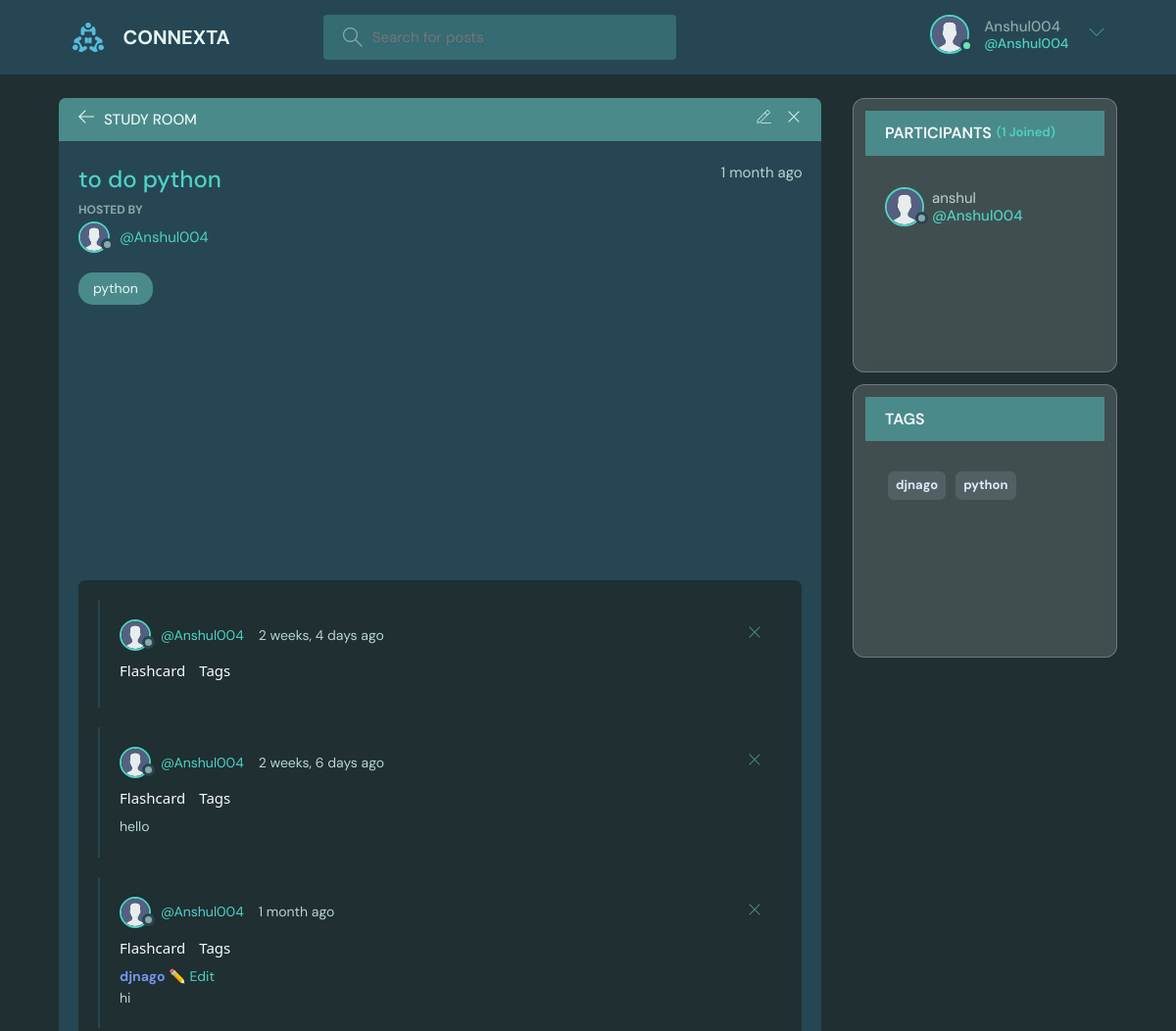
Before: /room/4/ (signed in, upper part) with the older database file.
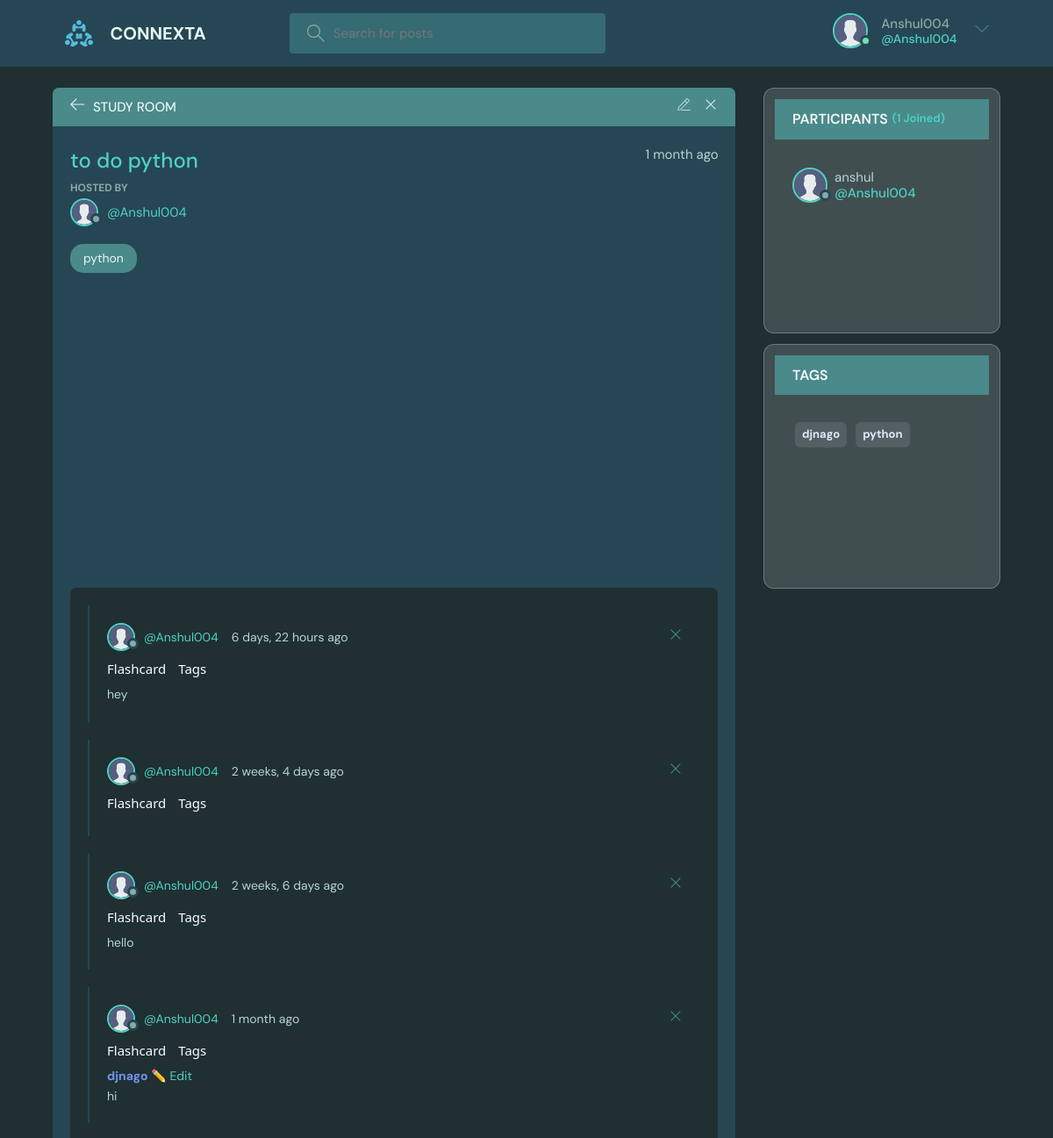
After: the same page with the newer database file.
### base/models.py (models this page shows, shortened)
class Message(models.Model):
    user = models.ForeignKey(User, on_delete=models.CASCADE)
    room = models.ForeignKey('Room', on_delete=models.CASCADE)
    body = models.TextField()
    hashtags = models.CharField(max_length=500, blank=True)
    image = models.ImageField(upload_to='temp/', blank=True, null=True)
    pdf = models.FileField(upload_to='temp/', blank=True, null=True)
    image_url = models.URLField(blank=True, null=True)
    pdf_url = models.URLField(blank=True, null=True)
    updated = models.DateTimeField(auto_now=True)
    created = models.DateTimeField(auto_now_add=True)
    class Meta:
        ordering = ['-updated', '-created']
    def hashtag_list(self):
        return [tag.strip() for tag in self.hashtags.split() if tag.strip()]

class User(AbstractUser):
    name = models.CharField(max_length=200, null=True)
    email = models.EmailField(unique=True, null=True)
    bio = models.TextField(null=True)
    avatar = models.ImageField(null=True, default="avatar.svg")
    USERNAME_FIELD = 'email'
    REQUIRED_FIELDS = []
    objects = CustomUserManager()

### base/views.py (the view, shortened to what this page needs)
# urls.py: path('room/<str:pk>/', views.room, name="room"),
@login_required(login_url='login')
def room(request, pk):
    room = Room.objects.get(id=pk)
    room_messages = room.message_set.all()
    participants = room.participants.all()
    hashtag_filter1 = request.GET.get('hashtag', '').strip()
    hashtag_filter = hashtag_filter1.lstrip('#')
    if hashtag_filter:
        room_messages = room_messages.filter(hashtags__regex=rf'\b{hashtag_filter}\b')
    all_hashtags = []
    for msg in room.message_set.all():
        all_hashtags.extend(msg.hashtags.split())
    distinct_hashtags = sorted(set(all_hashtags))
    context = {
        'room': room,
        'room_messages': room_messages,
        'participants': participants,
        'hashtags': distinct_hashtags,
        'hashtag_filter': hashtag_filter
    }
    return render(request, 'base/room.html', context)

### base/models.py (called while the page is built)
    def __str__(self):
        return self.name

### base/templatetags/hashtags.py (called while the page is built)
@register.filter
def highlight_hashtags(text):
    return re.sub(r"(#\w+)", r'<span class="hashtag">\1</span>', text)

### base/templates/base/room.html (shortened to what the changed rows need)
{% extends 'main.html' %}
{% load hashtags %}
{% block content %}
<main class="profile-page layout layout--2">
  <div class="container">
    <div class="room">
      <div class="room__box scroll">
        <div class="room__conversation">
          <div class="threads scroll">
            {% for message in room_messages %}
            <div class="thread">
              <div class="thread__top">
                <div class="thread__author">
                  <a href="{% url 'user-profile' message.user.id %}" class="thread__authorInfo">
                    <div class="avatar avatar--small">
                      <img src="{{message.user.avatar.url}}" />
                    </div>
                    <span>@{{message.user.username}}</span>
                  </a>
                  <span class="thread__date">{{message.created|timesince}} ago</span>
                </div>
                {% if request.user == message.user %}
                <a href="{% url 'delete-message' message.id %}">
                  <div class="thread__delete">
                    <svg version="1.1" xmlns="http://www.w3.org/2000/svg" width="32" height="32" viewBox="0 0 32 32">
                      <title>remove</title>
                      <path
                        d="M27.314 6.019l-1.333-1.333-9.98 9.981-9.981-9.981-1.333 1.333 9.981 9.981-9.981 9.98 1.333 1.333 9.981-9.98 9.98 9.98 1.333-1.333-9.98-9.98 9.98-9.981z">
                      </path>
                    </svg>
                  </div>
                </a>
                {% endif %}
              </div>
               <a href="{% url 'generate-flashcard' message.id %}"
                class="thread__flashcard"
                title="Generate Flashcards"
                onclick="showFlashcardLoading(event)">
                Flashcard
              </a>
               <div class="thread__hashtagWrapper">
                <a href="javascript:void(0)" class="thread__hashtagBtn" onclick="openHashtagForm('{{ message.id }}')">Tags</a>
              </div>
              <div class="thread__details">
                {% for tag in message.hashtag_list %}
                  <a href="?hashtag={{ tag }}" class="hashtag">{{ tag }}</a>
                  <a href="{% url 'edit_message_hashtags' message.id %}">✏️ Edit</a>
                {% endfor %}
                <p>{{ message.body|safe }}</p>
              </div>
            </div>
            {% endfor %}
          </div>
        </div>
      </div>
    </div>
    <div class="room__sidebar">
      <div class="participants">
      <div class="participants__list scroll">
        {% for user in participants %}
        <a href="{%  url 'user-profile' user.id %}" class="participant">
          <div class="avatar avatar--medium">
            <img src="{{user.avatar.url}}" />
          </div>
          <p>
            {{user.name}}
            <span>@{{user.username}}</span>
          </p>
        </a>
        {% endfor %}
      </div>
    </div>
    <div class="hashtags">
  <div class="participants__list scroll">
    {% for tag in hashtags %}
      <a href="?hashtag={{ tag }}" class="participant hashtag
         {% if tag == hashtag_filter %}selected{% endif %}">
        {{ tag }}
      </a>
    {% empty %}
      <p>No hashtags yet</p>
    {% endfor %}
  </div>
</div>
    </div>
  </div>
</main>
{% endblock content %}

### templates/navbar.html (shortened to what this page needs)
{% load static %}
<header class="header header--loggedIn">
    <div class="container">
        <a href="{% url 'dashboard' %}" class="header__logo">
            <img src="{% static 'images/logo.svg' %}" />
            <h1>CONNEXTA</h1>
        </a>
        <form class="header__search" method="GET" action="{% url 'home' %}">
            <label>
                <input name="q" placeholder="Search for posts" />
            </label>
        </form>
        <nav class="header__menu">
            {% if request.user.is_authenticated %}
            <div class="header__user">
                <a href="{% url 'update-user' %}">
                    <div class="avatar avatar--medium active">
                        <img src="{{request.user.avatar.url}}" />
                    </div>
                    <p>{{request.user.username}} <span>@{{request.user.username}}</span></p>
                </a>
                <button class="dropdown-button">
                    <svg version="1.1" xmlns="http://www.w3.org/2000/svg" width="32" height="32" viewBox="0 0 32 32">
                        <title>chevron-down</title>
                        <path d="M16 21l-13-13h-3l16 16 16-16h-3l-13 13z"></path>
                    </svg>
                </button>
            </div>
            {% else %}
            <a href="{% url 'login' %}">
                <img src="{% static 'images/avatar.svg' %}" />
                <p>Login</p>
            </a>
            {% endif %}
        </nav>
    </div>
</header>

Changed rows visible on the page:
added Message: user.avatar (placeholder picture), user.username "Anshul004", created "6 days, 22 hours", body "hey"
